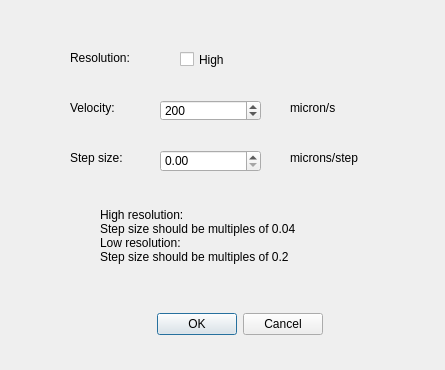
<?xml version="1.0" encoding="UTF-8"?>
<ui version="4.0">
 <class>Dialog</class>
 <widget class="QDialog" name="Dialog">
  <property name="windowModality">
   <enum>Qt::NonModal</enum>
  </property>
  <property name="enabled">
   <bool>true</bool>
  </property>
  <property name="geometry">
   <rect>
    <x>0</x>
    <y>0</y>
    <width>445</width>
    <height>370</height>
   </rect>
  </property>
  <property name="focusPolicy">
   <enum>Qt::NoFocus</enum>
  </property>
  <property name="windowTitle">
   <string>Sutter MP285</string>
  </property>
  <property name="sizeGripEnabled">
   <bool>false</bool>
  </property>
  <property name="modal">
   <bool>true</bool>
  </property>
  <widget class="QLabel" name="Res">
   <property name="geometry">
    <rect>
     <x>70</x>
     <y>50</y>
     <width>101</width>
     <height>16</height>
    </rect>
   </property>
   <property name="text">
    <string>Resolution:</string>
   </property>
  </widget>
  <widget class="QLabel" name="Velocity">
   <property name="geometry">
    <rect>
     <x>70</x>
     <y>100</y>
     <width>101</width>
     <height>16</height>
    </rect>
   </property>
   <property name="text">
    <string>Velocity:</string>
   </property>
  </widget>
  <widget class="QSpinBox" name="velocity">
   <property name="enabled">
    <bool>true</bool>
   </property>
   <property name="geometry">
    <rect>
     <x>160</x>
     <y>100</y>
     <width>101</width>
     <height>21</height>
    </rect>
   </property>
   <property name="focusPolicy">
    <enum>Qt::WheelFocus</enum>
   </property>
   <property name="wrapping">
    <bool>false</bool>
   </property>
   <property name="frame">
    <bool>true</bool>
   </property>
   <property name="buttonSymbols">
    <enum>QAbstractSpinBox::UpDownArrows</enum>
   </property>
   <property name="suffix">
    <string/>
   </property>
   <property name="maximum">
    <number>3000</number>
   </property>
   <property name="value">
    <number>200</number>
   </property>
  </widget>
  <widget class="QLabel" name="unit">
   <property name="geometry">
    <rect>
     <x>290</x>
     <y>100</y>
     <width>91</width>
     <height>16</height>
    </rect>
   </property>
   <property name="focusPolicy">
    <enum>Qt::StrongFocus</enum>
   </property>
   <property name="text">
    <string>micron/s</string>
   </property>
  </widget>
  <widget class="QCheckBox" name="ResH">
   <property name="geometry">
    <rect>
     <x>180</x>
     <y>50</y>
     <width>91</width>
     <height>19</height>
    </rect>
   </property>
   <property name="text">
    <string>High</string>
   </property>
  </widget>
  <widget class="QDialogButtonBox" name="buttonBox">
   <property name="geometry">
    <rect>
     <x>130</x>
     <y>310</y>
     <width>193</width>
     <height>28</height>
    </rect>
   </property>
   <property name="standardButtons">
    <set>QDialogButtonBox::Cancel|QDialogButtonBox::Ok</set>
   </property>
  </widget>
  <widget class="QLabel" name="label">
   <property name="geometry">
    <rect>
     <x>100</x>
     <y>190</y>
     <width>381</width>
     <height>91</height>
    </rect>
   </property>
   <property name="text">
    <string>High resolution:
Step size should be multiples of 0.04
Low resolution:
Step size should be multiples of 0.2 </string>
   </property>
  </widget>
  <widget class="QLabel" name="label_2">
   <property name="geometry">
    <rect>
     <x>70</x>
     <y>150</y>
     <width>72</width>
     <height>15</height>
    </rect>
   </property>
   <property name="text">
    <string>Step size:</string>
   </property>
  </widget>
  <widget class="QDoubleSpinBox" name="stepSize">
   <property name="geometry">
    <rect>
     <x>160</x>
     <y>150</y>
     <width>101</width>
     <height>22</height>
    </rect>
   </property>
   <property name="maximum">
    <double>10000.000000000000000</double>
   </property>
   <property name="singleStep">
    <double>0.040000000000000</double>
   </property>
  </widget>
  <widget class="QLabel" name="label_3">
   <property name="geometry">
    <rect>
     <x>290</x>
     <y>150</y>
     <width>111</width>
     <height>16</height>
    </rect>
   </property>
   <property name="text">
    <string>microns/step</string>
   </property>
  </widget>
  <widget class="QLabel" name="label_4">
   <property name="geometry">
    <rect>
     <x>30</x>
     <y>210</y>
     <width>51</width>
     <height>51</height>
    </rect>
   </property>
   <property name="text">
    <string/>
   </property>
   <property name="pixmap">
    <pixmap>GUI/icons/191-Attention.png</pixmap>
   </property>
   <property name="scaledContents">
    <bool>true</bool>
   </property>
  </widget>
 </widget>
 <resources/>
 <connections>
  <connection>
   <sender>buttonBox</sender>
   <signal>accepted()</signal>
   <receiver>Dialog</receiver>
   <slot>accept()</slot>
   <hints>
    <hint type="sourcelabel">
     <x>128</x>
     <y>304</y>
    </hint>
    <hint type="destinationlabel">
     <x>113</x>
     <y>347</y>
    </hint>
   </hints>
  </connection>
  <connection>
   <sender>buttonBox</sender>
   <signal>rejected()</signal>
   <receiver>Dialog</receiver>
   <slot>reject()</slot>
   <hints>
    <hint type="sourcelabel">
     <x>246</x>
     <y>305</y>
    </hint>
    <hint type="destinationlabel">
     <x>246</x>
     <y>331</y>
    </hint>
   </hints>
  </connection>
 </connections>
</ui>
